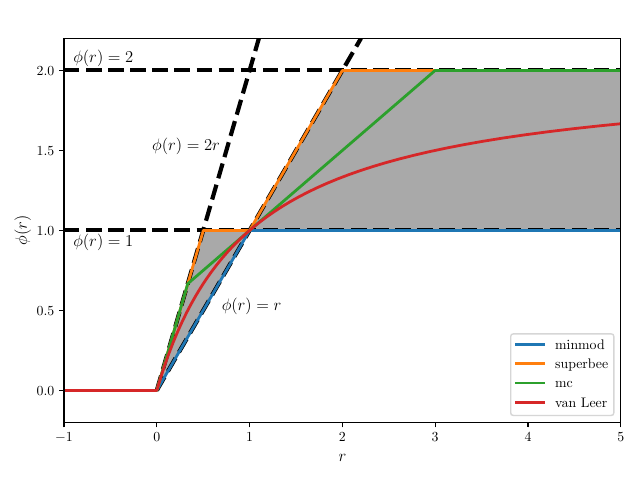

Write Python code to recreate this figure.
#!/usr/bin/env python3

# ----------------------------------------------
# Create r, phi(r) plots for various limiters
# ----------------------------------------------


import numpy as np
from matplotlib import pyplot as plt
import matplotlib
import matplotlib.patches as patches

params = {
    "axes.labelsize": 12,
    "axes.titlesize": 14,
    "font.size": 12,
    "font.family": "serif",
    "font.serif": "DejaVu Sans",
    "legend.fontsize": 10,
    "xtick.labelsize": 10,
    "ytick.labelsize": 10,
    "text.usetex": True,
    "figure.subplot.left": 0.10,
    "figure.subplot.right": 0.97,
    "figure.subplot.bottom": 0.12,
    "figure.subplot.top": 0.92,
    "figure.subplot.wspace": 0.25,
    "figure.subplot.hspace": 0.25,
    "figure.dpi": 200,
    "lines.markersize": 6,
    "lines.linewidth": 2.0,
}

matplotlib.rcParams.update(params)


def minmod(r):
    # compute minmod(1, r)

    if 1 * r <= 0:
        return 0
    if 1 < r:
        return 1
    if r < 1:
        return r


def superbee(r):
    # get superbee limiter
    return max(0, min(1, 2 * r), min(2, r))


def MC(r):
    # get monotinized central-difference
    return max(0, min(0.5 * (1 + r), 2, 2 * r))


def vanleer(r):
    # get van Leer limiter
    return (r + abs(r)) / (1 + abs(r))


r = np.linspace(-1, 5, 1000)

fig = plt.figure()
ax = fig.add_subplot(111)


# draw allowable regions

ax.set_xlim(-1, 5)
ax.set_ylim(-0.2, 2.2)
ax.add_patch(
    patches.Polygon([(0, 0), (1, 1), (0.5, 1)], fill=True, facecolor="darkgrey")
)
ax.add_patch(
    patches.Polygon([(1, 1), (6, 1), (6, 2), (2, 2)], fill=True, facecolor="darkgrey")
)

# draw asymptotes
ax.plot([0, 1.1], [0, 2.2], "k--", lw=3)
ax.annotate(r"$\phi(r)=2r$", [-0.05, 1.5])
ax.plot([0, 2.2], [0, 2.2], "k--", lw=3)
ax.annotate(r"$\phi(r)=r$", [0.7, 0.5])
ax.plot([-1, 5], [1, 1], "k--", lw=3)
ax.annotate(r"$\phi(r)=1$", [-0.9, 0.9])
ax.plot([-1, 5], [2, 2], "k--", lw=3)
ax.annotate(r"$\phi(r)=2$", [-0.9, 2.05])


for name, phi in zip(
    ["minmod", "superbee", "mc", "van Leer"], [minmod, superbee, MC, vanleer]
):
    y = [phi(x) for x in r]
    ax.plot(r, y, label=name)

ax.legend(loc="lower right")

ax.set_xlabel(r"$r$")
ax.set_ylabel(r"$\phi(r)$")

plt.savefig("limiters.pdf")
